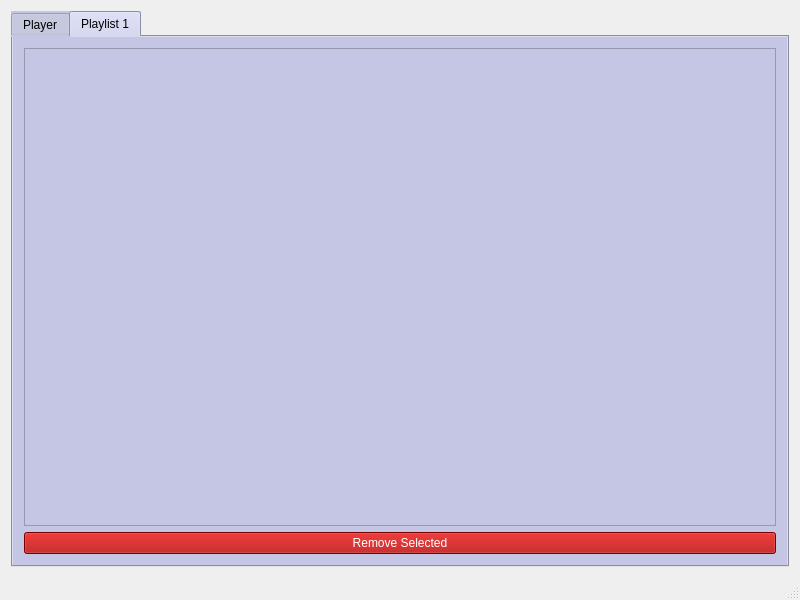
<?xml version="1.0" encoding="UTF-8"?>
<ui version="4.0">
 <class>AudioPlayer</class>
 <widget class="QMainWindow" name="AudioPlayer">
  <property name="geometry">
   <rect>
    <x>0</x>
    <y>0</y>
    <width>800</width>
    <height>600</height>
   </rect>
  </property>
  <property name="windowTitle">
   <string>Audio Player</string>
  </property>
  <widget class="QWidget" name="centralWidget">
   <layout class="QVBoxLayout" name="verticalLayout">
    <item>
     <widget class="QTabWidget" name="tabWidget">
      <property name="styleSheet">
       <string notr="true">background-color: #c4c6e3;</string>
      </property>
      <property name="currentIndex">
       <number>1</number>
      </property>
      <widget class="QWidget" name="tab_1">
       <attribute name="title">
        <string>Player</string>
       </attribute>
       <layout class="QVBoxLayout" name="verticalLayout_2">
        <item>
         <widget class="QLabel" name="song_name">
          <property name="font">
           <font>
            <weight>75</weight>
            <bold>true</bold>
           </font>
          </property>
          <property name="text">
           <string/>
          </property>
         </widget>
        </item>
        <item>
         <widget class="QSlider" name="seekSlider">
          <property name="orientation">
           <enum>Qt::Horizontal</enum>
          </property>
         </widget>
        </item>
        <item>
         <widget class="QLabel" name="currentTimeLabel">
          <property name="text">
           <string>0:00</string>
          </property>
         </widget>
        </item>
        <item>
         <layout class="QHBoxLayout" name="horizontalLayout">
          <item>
           <widget class="QPushButton" name="last_song">
            <property name="styleSheet">
             <string notr="true">background-color:#00aa00; color: white;</string>
            </property>
            <property name="text">
             <string/>
            </property>
           </widget>
          </item>
          <item>
           <widget class="QPushButton" name="pauseButton">
            <property name="styleSheet">
             <string notr="true">background-color: #00aa00; color: white;</string>
            </property>
            <property name="text">
             <string/>
            </property>
           </widget>
          </item>
          <item>
           <widget class="QPushButton" name="playButton">
            <property name="styleSheet">
             <string notr="true">background-color: #00aa00; color: white;</string>
            </property>
            <property name="text">
             <string/>
            </property>
           </widget>
          </item>
          <item>
           <widget class="QPushButton" name="stopButton">
            <property name="styleSheet">
             <string notr="true">background-color:#00aa00; color: white;</string>
            </property>
            <property name="text">
             <string/>
            </property>
           </widget>
          </item>
          <item>
           <widget class="QPushButton" name="next_song">
            <property name="styleSheet">
             <string notr="true">background-color:#00aa00; color: white;</string>
            </property>
            <property name="text">
             <string/>
            </property>
           </widget>
          </item>
         </layout>
        </item>
        <item>
         <layout class="QHBoxLayout" name="volumeLayout">
          <item>
           <widget class="QLabel" name="volumeLabel">
            <property name="text">
             <string>Volume</string>
            </property>
            <property name="alignment">
             <set>Qt::AlignCenter</set>
            </property>
           </widget>
          </item>
          <item>
           <widget class="QSlider" name="volumeSlider">
            <property name="orientation">
             <enum>Qt::Horizontal</enum>
            </property>
           </widget>
          </item>
         </layout>
        </item>
        <item>
         <widget class="QListWidget" name="playlistView"/>
        </item>
        <item>
         <layout class="QHBoxLayout" name="horizontalLayout_2">
          <item>
           <widget class="QPushButton" name="dialogButton">
            <property name="styleSheet">
             <string notr="true">background-color: #00007f; color: white;</string>
            </property>
            <property name="text">
             <string>Add song from files</string>
            </property>
           </widget>
          </item>
          <item>
           <widget class="QPushButton" name="deleteButton">
            <property name="styleSheet">
             <string notr="true">background-color: #00007f; color: white;</string>
            </property>
            <property name="text">
             <string>Remove song</string>
            </property>
           </widget>
          </item>
          <item>
           <widget class="QPushButton" name="addButton">
            <property name="styleSheet">
             <string notr="true">background-color: #00007f; color: white;</string>
            </property>
            <property name="text">
             <string>Add to Playlist</string>
            </property>
           </widget>
          </item>
         </layout>
        </item>
       </layout>
      </widget>
      <widget class="QWidget" name="tab_2">
       <attribute name="title">
        <string>Playlist 1</string>
       </attribute>
       <layout class="QVBoxLayout" name="verticalLayout_3">
        <item>
         <widget class="QListWidget" name="playlistTable"/>
        </item>
        <item>
         <widget class="QPushButton" name="removeButton">
          <property name="styleSheet">
           <string notr="true">background-color: #aa0000; color: white;</string>
          </property>
          <property name="text">
           <string>Remove Selected</string>
          </property>
         </widget>
        </item>
       </layout>
      </widget>
     </widget>
    </item>
   </layout>
  </widget>
  <widget class="QMenuBar" name="menuBar">
   <property name="geometry">
    <rect>
     <x>0</x>
     <y>0</y>
     <width>800</width>
     <height>26</height>
    </rect>
   </property>
  </widget>
  <widget class="QStatusBar" name="statusBar"/>
 </widget>
 <layoutdefault spacing="6" margin="11"/>
 <resources/>
 <connections/>
</ui>
